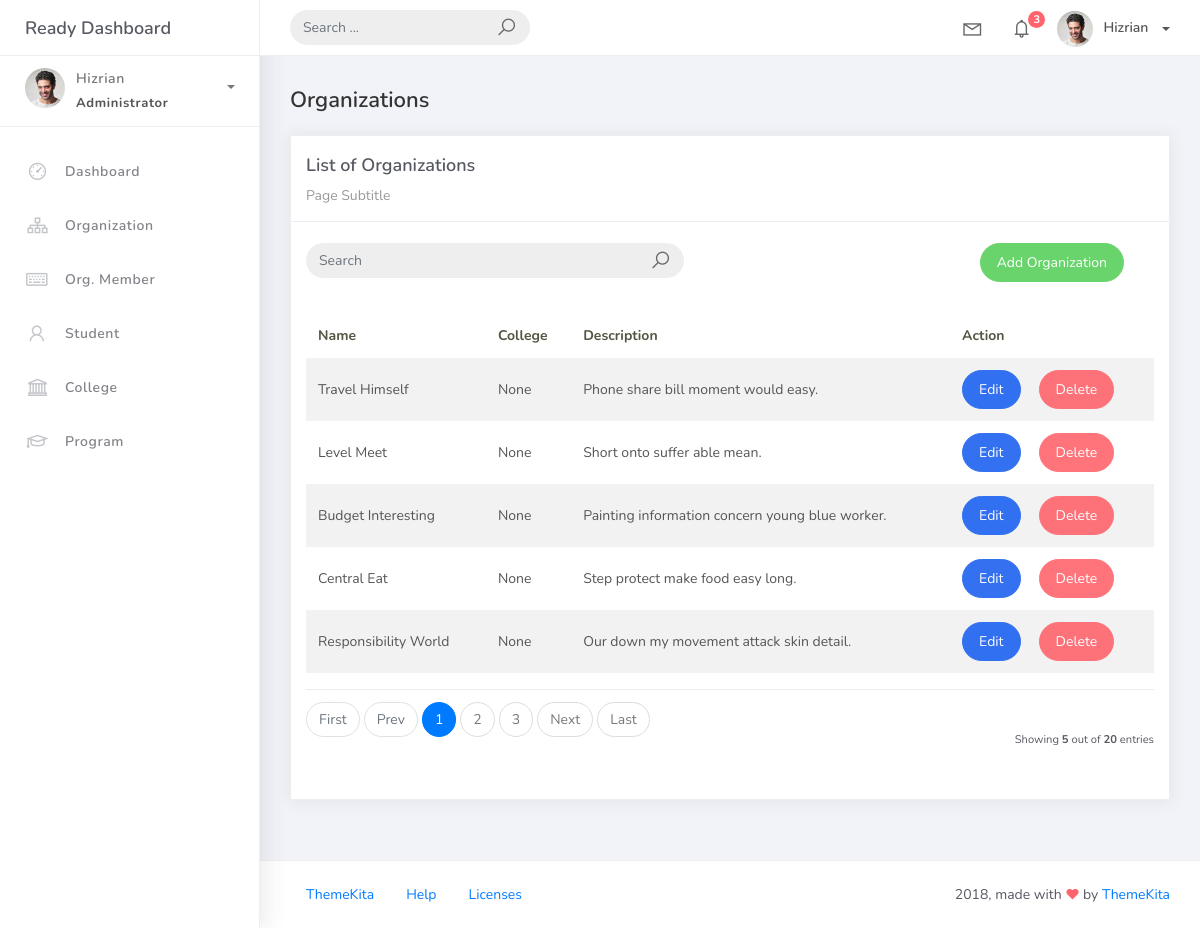
Before: /organization_list with the older database file.
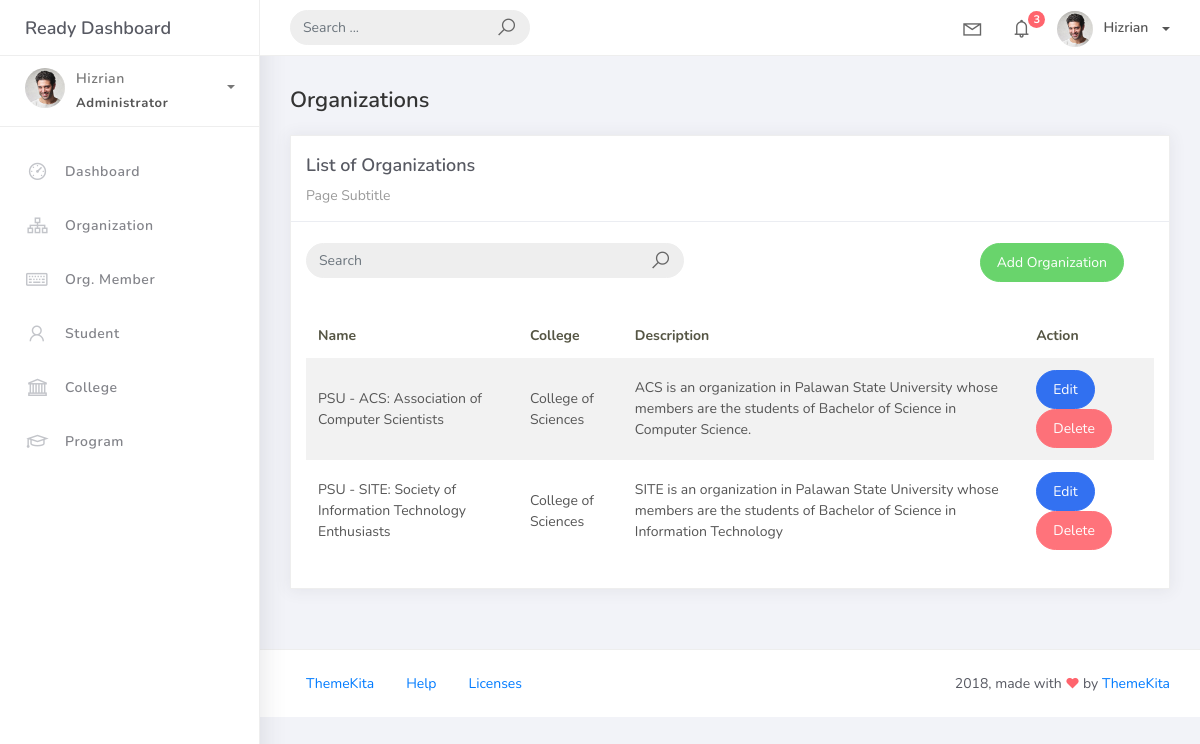
After: the same page with the newer database file.
### studentorg/models.py (models this page shows, shortened)
class BaseModel(models.Model):
    created_at = models.DateTimeField(auto_now_add=True, db_index=True)
    updated_at = models.DateTimeField(auto_now=True)
    class Meta:
        abstract = True

class Organization(BaseModel):
    name = models.CharField(max_length=250)
    college = models.ForeignKey(College, null=True, blank=True, on_delete=models.CASCADE)
    description = models.CharField(max_length=500)

class College(BaseModel):
	college_name = models.CharField(max_length=150)
	def __str__(self):
		return self.college_name

### studentorg/views.py (the view)
# urls.py: path('organization_list', OrganizationList.as_view(), name='organization-list'),
class OrganizationList(ListView):
    model = Organization
    context_object_name = 'organization'
    template_name = 'org_list.html'
    paginate_by = 5
    def get_queryset(self, *args, **kwargs):
        qs = super(OrganizationList, self).get_queryset(*args, **kwargs)
        if self.request.GET.get("q") != None:
            query = self.request.GET.get('q')
            qs = qs.filter(Q(name__icontains=query) | Q(description__icontains=query))
        return qs

### templates/org_list.html (shortened to what this page needs)
{% extends 'base.html' %}
{% load static %}
{% block content %}
  <div class="content">
    <div class="container-fluid">
      <h4 class="page-title">Organizations</h4>
      <div class="row">
        <div class="col-md-12">
          <div class="card">
            <div class="card-header">
              <div class="card-title">List of Organizations</div>
              <div class="card-category">Page Subtitle</div>
            </div>
            <br />
                <div class="col-md-12 row">
                <div class="col-md-6">
                  <form class="navbar-left navbar-form nav-search mr-md-3" action="{% url 'organization-list'%}">
                    <div class="input-group">
                      <input type="text" placeholder="Search" class="form-control" name="q" />
                        <div class="input-group-append">
                        <span class="input-group-text">
                            <i class="la la-search search-icon"></i>
                        </span>
                        </div>
                    </div>
                    </form>
                </div>
                <div class="col-md-6">
                    <div class="pull-right">
                    <a href="{% url 'organization-add' %}" class="btn btn-success btn-rounded">Add Organization</a>
                    </div>
                </div>
                </div>
            <div class="card-body">
              <table class="table table-striped mt-3">
                <thead>
                  <tr>
                    <th scope="col">Name</th>
                    <th scope="col">College</th>
                    <th scope="col">Description</th>
                    <th scope="col">Action</th>
                  </tr>
                </thead>
                <tbody>
                  {% for object in object_list %}
                    <tr>
                      <td>{{ object.name }}</td>
                      <td>{{ object.college }}</td>
                      <td>{{ object.description }}</td>
                      <td>
                        <a href="organization_list/{{ object.id }}" class="btn btn-primary btn-rounded">Edit</a>
                        <a href="organization_list/{{ object.id }}/delete" class="btn btn-danger btn-rounded">Delete</a>
                    </td>
                    </tr>
                    {% empty %}
                    <tr>
                      <td colspan="4" style="text-align: center">
                        <p class="text-sm font-weight-bold mb-0">No Records Found</p>
                      </td>
                    </tr>
                  {% endfor %}
                </tbody>
              </table>
              {% include 'includes/pagination.html' %}
            </div>
          </div>
        </div>
      </div>
    </div>
  </div>
{% endblock %}

### templates/base.html (shortened to what this page needs)
{% load static %}
<!DOCTYPE html>
<html>
<head>
	<link rel="stylesheet" href="{% static 'css/bootstrap.min.css' %}">
	<link rel="stylesheet" href="{% static 'css/ready.css' %}">
	<link rel="stylesheet" href="{% static 'css/demo.css' %}">
</head>
<body>
	<div class="wrapper">
		<div class="main-header">
			<div class="logo-header">
				<a href="index.html" class="logo">
					Ready Dashboard
				</a>
			</div>
			<nav class="navbar navbar-header navbar-expand-lg">
				<div class="container-fluid">
					<form class="navbar-left navbar-form nav-search mr-md-3" action="">
						<div class="input-group">
							<input type="text" placeholder="Search ..." class="form-control">
							<div class="input-group-append">
								<span class="input-group-text">
									<i class="la la-search search-icon"></i>
								</span>
							</div>
						</div>
					</form>
					<ul class="navbar-nav topbar-nav ml-md-auto align-items-center">
						<li class="nav-item dropdown hidden-caret">
							<a class="nav-link dropdown-toggle" href="#" id="navbarDropdown" role="button" data-toggle="dropdown" aria-haspopup="true" aria-expanded="false">
								<i class="la la-envelope"></i>
							</a>
						</li>
						<li class="nav-item dropdown hidden-caret">
							<a class="nav-link dropdown-toggle" href="#" id="navbarDropdown" role="button" data-toggle="dropdown" aria-haspopup="true" aria-expanded="false">
								<i class="la la-bell"></i>
								<span class="notification">3</span>
							</a>
						</li>
						<li class="nav-item dropdown">
							<a class="dropdown-toggle profile-pic" data-toggle="dropdown" href="#" aria-expanded="false"> <img src="{% static 'img/profile.jpg' %}" alt="user-img" width="36" class="img-circle"><span >Hizrian</span></span> </a>
							</li>
						</ul>
					</div>
				</nav>
			</div>
			<div class="sidebar">
				<div class="scrollbar-inner sidebar-wrapper">
					<div class="user">
						<div class="photo">
							<img src="{% static 'img/profile.jpg' %}">
						</div>
						<div class="info">
							<a class="" data-toggle="collapse" href="#collapseExample" aria-expanded="true">
								<span>
									Hizrian
									<span class="user-level">Administrator</span>
									<span class="caret"></span>
								</span>
							</a>
						</div>
					</div>
					<ul class="nav">
						<li class="nav-item">
							<a href="{% url 'home' %}">
								<i class="la la-dashboard"></i>
								<p>Dashboard</p>
							</a>
						</li>
						<li class="nav-item">
							<a href="{% url 'organization-list' %}">
								<i class="la la-sitemap"></i>
								<p>Organization</p>
							</a>
						</li>
						<li class="nav-item">
							<a href="{% url 'orgmember-list' %}">
								<i class="la la-keyboard-o"></i>
								<p>Org. Member</p>
							</a>
						</li>
						<li class="nav-item">
							<a href="{% url 'student-list' %}">
								<i class="la la-user"></i>
								<p>Student</p>
							</a>
						</li>
						<li class="nav-item">
							<a href="{% url 'college-list' %}">
								<i class="la la-university"></i>
								<p>College</p>
							</a>
						</li>
						<li class="nav-item">
							<a href="{% url 'program-list' %}">
								<i class="la la-graduation-cap"></i>
								<p>Program</p>
							</a>
						</li>
					</ul>
				</div>
			</div>
			<div class="main-panel">
                {% block content %}
                {% endblock %}
				<footer class="footer">
					<div class="container-fluid">
						<nav class="pull-left">
							<ul class="nav">
								<li class="nav-item">
									<a class="nav-link" href="http://www.themekita.com">
										ThemeKita
									</a>
								</li>
								<li class="nav-item">
									<a class="nav-link" href="#">
										Help
									</a>
								</li>
								<li class="nav-item">
									<a class="nav-link" href="https://themewagon.com/license/#free-item">
										Licenses
									</a>
								</li>
							</ul>
						</nav>
						<div class="copyright ml-auto">
							2018, made with <i class="la la-heart heart text-danger"></i> by <a href="http://www.themekita.com">ThemeKita</a>
						</div>
					</div>
				</footer>
			</div>
		</div>
</body>
</html>

### templates/includes/pagination.html (shortened to what this page needs)
{% if is_paginated %}
<div class="card-footer px-0 border-0 d-flex flex-column flex-lg-row align-items-center justify-content-between mt-3">
    <nav aria-label="Topics pagination" class="mb-4">
        <ul class="pagination">
            {% if page_obj.number > 1 %}
            <li class="page-item">
                <a class="page-link" href="?page=1">First</a>
            </li>
            {% else %}
            <li class="page-item disabled">
                <span class="page-link">First</span>
            </li>
            {% endif %} {% if page_obj.has_previous %}
            <li class="page-item">
                <a class="page-link" href="?page={{ page_obj.previous_page_number }}">Prev</a>
            </li>
            {% else %}
            <li class="page-item disabled">
                <span class="page-link">Prev</span>
            </li>
            {% endif %} {% for page_num in paginator.page_range %} {% if page_obj.number == page_num%}
            <li class="page-item active">
                <span class="page-link">
                    {{ page_num }}
                </span>
            </li>
            {% elif page_num > page_obj.number|add:'-3' and page_num < page_obj.number|add:'3' %}
            <li class="page-item">
                <a class="page-link" href="?page={{ page_num }}">{{ page_num }}</a>
            </li>
            {% endif %} {% endfor %} {% if page_obj.has_next %}
            <li class="page-item">
                <a class="page-link" href="?page={{ page_obj.next_page_number }}">Next</a>
            </li>
            {% else %}
            <li class="page-item disabled">
                <span class="page-link">Next</span>
            </li>
            {% endif %} {% if page_obj.number != paginator.num_pages %}
            <li class="page-item">
                <a class="page-link" href="?page={{ paginator.num_pages }}">Last</a>
            </li>
            {% else %}
            <li class="page-item disabled">
                <span class="page-link">Last</span>
            </li>
            {% endif %}
        </ul>
    </nav>
    <div class="fw-normal small mt-4 mt-lg-0">Showing <b>{{object_list.count}}</b> out of <b>{{paginator.count}}</b> entries</div>
</div>
{% endif %}

Changed rows visible on the page:
removed Organization: name "Travel Himself", college "None", description "Phone share bill moment would easy."
removed Organization: name "Level Meet", college "None", description "Short onto suffer able mean."
removed Organization: name "Budget Interesting", college "None", description "Painting information concern young blue worker."
removed Organization: name "Central Eat", college "None", description "Step protect make food easy long."
removed Organization: name "Responsibility World", college "None", description "Our down my movement attack skin detail."
added Organization: name "PSU - ACS: Association of Computer Scientists", college "College of Sciences", description "ACS is an organization in Palawan State University whose members are the students of Bachelor of Science in Computer Science."
added Organization: name "PSU - SITE: Society of Information Technology Enthusiasts", college "College of Sciences", description "SITE is an organization in Palawan State University whose members are the students of Bachelor of Science in Information Technology"
Other visible differences:
{{ object_list.count }}: "5" → (not shown)
{{ paginator.count }}: "20" → (not shown)
text no longer shown: "First Prev Next Last Showing out of entries"
list line gone: "1"
list line gone: "2"
list line gone: "3"
